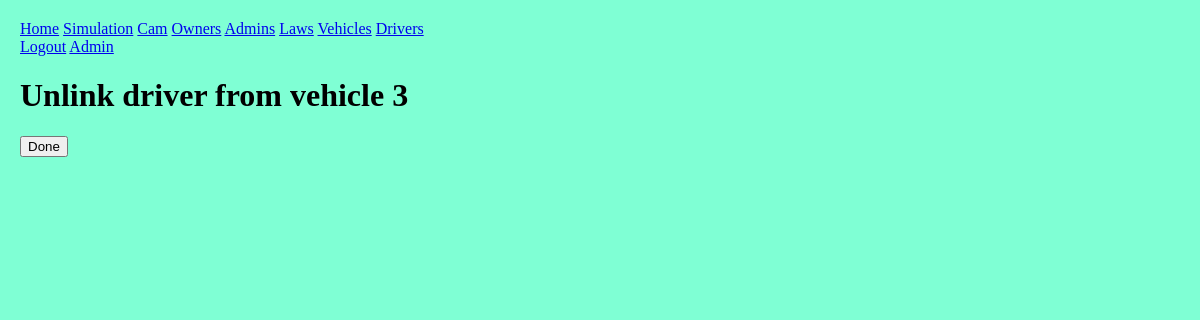
Page /front/rm_vtod/?vid=3 (signed in) on the earlier database version.
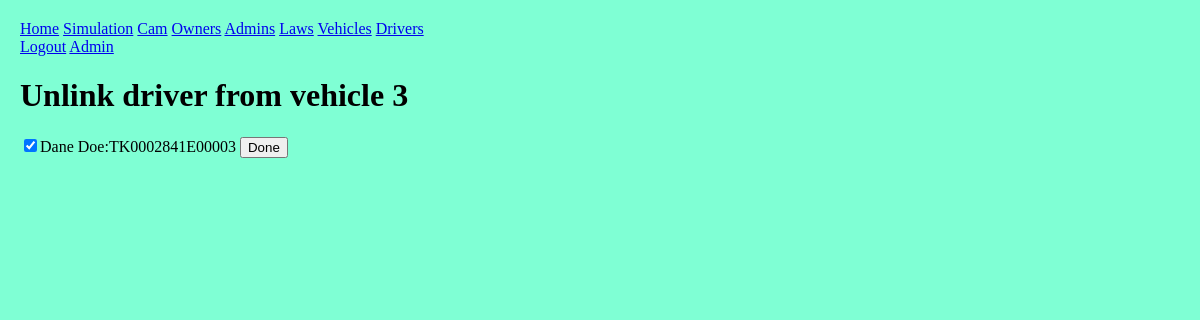
Same page on the later database version.
### front/models.py (models this page shows)
class Driver(models.Model):
    vehicles = models.ManyToManyField(Vehicle);
    name = models.CharField(max_length=20);
    license_no = models.CharField(max_length=50, unique=True, null=False);
    phone = models.CharField(max_length=20, default="01923240000");
    address = models.TextField(max_length=200, default="5B/13, Razia Sultana Road, Mohammadpur, Dhaka-1207, Bangladesh.");
    approved = models.BooleanField(default=False);
    def __str__(self) -> str:
        return self.name;

### front/decorators.py (the view)
        def wrapper_func(req, *args, **kwargs):
            grp = {x.name for x in req.user.groups.all()};
            if not (bool(roles.intersection(grp)) ^ bool(grp)):
                return view_func(req, *args, **kwargs);
            else: return HttpResponse("""
                <h1>access denied</h1>
                <a href="/front/">home</a>
            """)

### front/views.py (called while the page is built, shortened)
@login_required
@allowed_users({"owner"})
def rm_vtod(req: HttpRequest):
    vid = req.GET.get("vid");
    drivers = Driver.objects.filter(vehicles__id=vid, approved=True);
    context = {
        "nav": nav,
        "vid": vid,
        "drivers": drivers,
    };
    return render(req, "rm_vtod.html", context);

### front/templates/rm_vtod.html (shortened to what this page needs)
{% extends 'base.html' %}
{% block content %}
    <h1>Unlink driver from vehicle {{vid}}</h1>
    <form action="" method="post">
        {% for driver in drivers %}
            <input type="checkbox" name="linked_drivers" checked value="{{driver}}">{{driver}}:{{driver.license_no}}</input>
        {% endfor %}
        <button type="submit">Done</button>
    </form>
{% endblock content %}

Differences in the rows shown:
added Driver: name "Dane Doe", license_no "TK0002841E00003"
